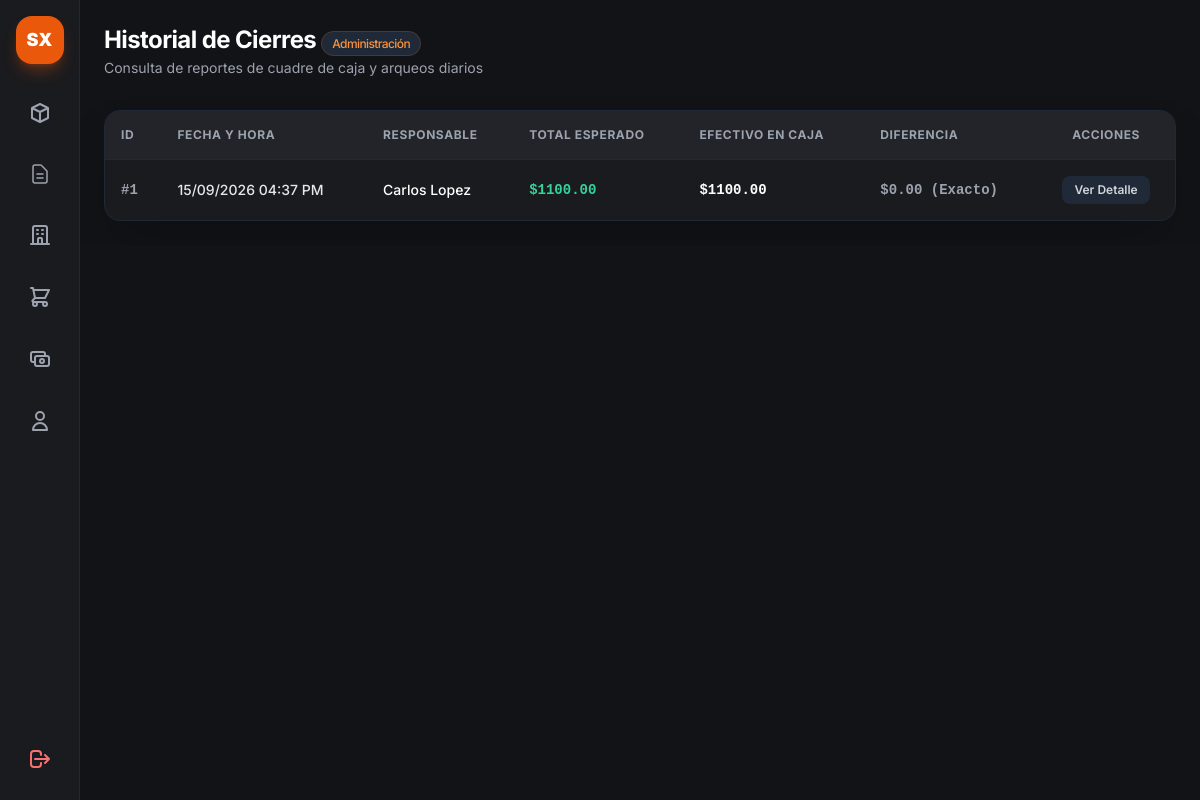
Page /admin/cierres (signed in) on the earlier database version.
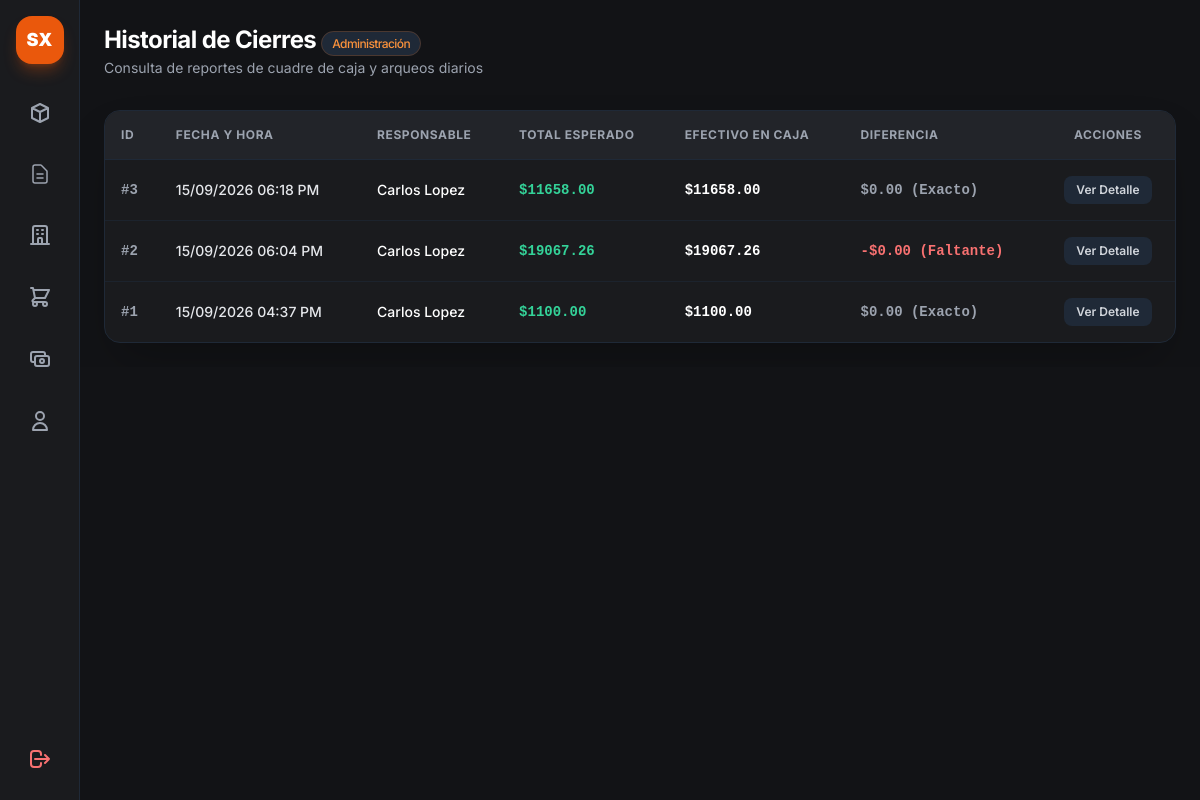
Same page on the later database version.
### app.py (models this page shows)
class CierreDia(db.Model):
    __tablename__ = 'cierres_dia'
    id = db.Column(db.Integer, primary_key=True)
    fecha = db.Column(db.DateTime, default=datetime.utcnow)
    usuario_id = db.Column(db.Integer, db.ForeignKey('usuarios.id'), nullable=True)
    usuario_nombre = db.Column(db.String(100), nullable=False)
    total_esperado = db.Column(db.Float, default=0.0)
    efectivo_caja = db.Column(db.Float, default=0.0)
    diferencia = db.Column(db.Float, default=0.0)
    detalles = db.relationship('DetalleCierre', backref='cierre', lazy=True)

### app.py (the view)
@app.route('/admin/cierres')
def vista_reporte_cierres():
    if 'user' not in session or session.get('rol') != 'admin':
        return redirect(url_for('login'))
    cierres = CierreDia.query.order_by(CierreDia.fecha.desc()).all()
    return render_template('admin_cierres.html', cierres=cierres)

### app.py (called while the page is built)
@app.context_processor
def inject_today():
    return {'hoy': date.today()}

### templates/admin_cierres.html (shortened to what this page needs)
{% extends "base.html" %}
{% block content %}
<main class="flex-1 flex flex-col min-w-0 overflow-y-auto">
    <header class="p-6 pb-2 flex flex-col sm:flex-row sm:items-center justify-between gap-4">
        <div>
            <h1 class="text-2xl font-bold text-white tracking-tight">Historial de Cierres <span
                    class="text-xs font-medium px-2.5 py-1 rounded-full bg-gray-800 text-orange-400 border border-orange-500/20">Administración</span></h1>
            <p class="text-sm text-gray-400 mt-0.5">Consulta de reportes de cuadre de caja y arqueos diarios</p>
        </div>
    </header>
    <section class="p-6 flex-1">
        <div class="bg-[#1a1b1e] border border-gray-800 rounded-2xl overflow-hidden shadow-2xl">
            <div class="overflow-x-auto">
                <table class="w-full text-left border-collapse">
                    <thead>
                        <tr class="border-b border-gray-800 text-xs font-semibold text-gray-400 uppercase tracking-wider bg-[#222429]">
                            <th class="p-4">ID</th>
                            <th class="p-4">Fecha y Hora</th>
                            <th class="p-4">Responsable</th>
                            <th class="p-4">Total Esperado</th>
                            <th class="p-4">Efectivo en Caja</th>
                            <th class="p-4">Diferencia</th>
                            <th class="p-4 text-center">Acciones</th>
                        </tr>
                    </thead>
                    <tbody class="divide-y divide-gray-800/60 text-sm">
                        {% for c in cierres %}
                        <tr class="hover:bg-gray-800/30 transition-colors">
                            <td class="p-4 font-mono font-bold text-gray-400">#{{ c.id }}</td>
                            <td class="p-4 text-gray-200 font-medium">{{ c.fecha.strftime('%d/%m/%Y %I:%M %p') }}</td>
                            <td class="p-4 text-white font-medium">{{ c.usuario_nombre }}</td>
                            <td class="p-4 text-emerald-400 font-mono font-bold">${{ "%.2f"|format(c.total_esperado) }}</td>
                            <td class="p-4 text-white font-mono font-bold">${{ "%.2f"|format(c.efectivo_caja) }}</td>
                            <td class="p-4 font-mono font-bold">
                                {% if c.diferencia < 0 %}
                                    <span class="text-red-400">-${{ "%.2f"|format(c.diferencia|abs) }} (Faltante)</span>
                                {% elif c.diferencia > 0 %}
                                    <span class="text-blue-400">+${{ "%.2f"|format(c.diferencia) }} (Sobrante)</span>
                                {% else %}
                                    <span class="text-gray-400">$0.00 (Exacto)</span>
                                {% endif %}
                            </td>
                            <td class="p-4 text-center">
                                <button onclick="verDetalleCierre({{ c.id }})"
                                    class="px-3 py-1.5 bg-gray-800 hover:bg-orange-500 text-gray-300 hover:text-white rounded-lg text-xs font-semibold transition">
                                    Ver Detalle
                                </button>
                            </td>
                        </tr>
                        {% else %}
                        <tr>
                            <td colspan="7" class="p-8 text-center text-gray-500">No hay cierres registrados.</td>
                        </tr>
                        {% endfor %}
                    </tbody>
                </table>
            </div>
        </div>
    </section>
</main>
{% endblock %}

Differences in the rows shown:
added CierreDia: id "3", fecha "15/09/2026 06:18 PM", usuario_nombre "Carlos Lopez", total_esperado "11658.00", efectivo_caja "11658.00", diferencia "$0.00 (Exacto)"
added CierreDia: id "2", fecha "15/09/2026 06:04 PM", usuario_nombre "Carlos Lopez", total_esperado "19067.26", efectivo_caja "19067.26", diferencia|abs "0.00"
